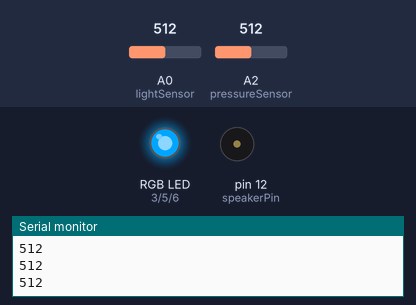
Simulated run of this sketch. Board: Arduino Uno, built with avr-gcc and run on an emulated ATmega328P. Shown: an RGB LED mixed from three pins (HIGH = lit), buzzer (waves = sounding), the last lines printed to the serial monitor. Dashed ring = blinking. The inputs (shaded band) are chosen by the test bench; at power-on: A0 (lightSensor) = 512, A2 (pressureSensor) = 512.

Above: at 0.35 s.
1.3 s: A0 (lightSensor) set to 985
4.3 s: A0 (lightSensor) set to 1018
At 7.2 s:
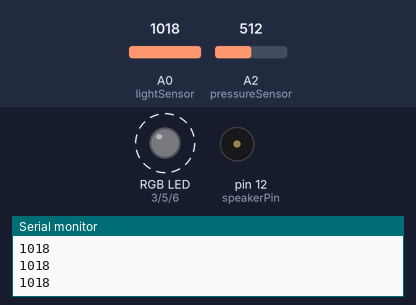
7.3 s: A2 (pressureSensor) set to 483
At 7.8 s:
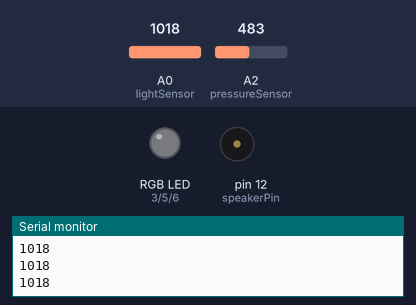
8.8 s: A2 (pressureSensor) set to 510
At 9.0 s:
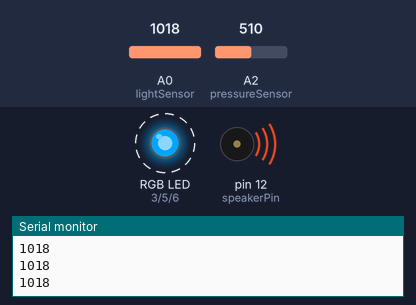
11.8 s: A2 (pressureSensor) set to 490
At 13.71 s:
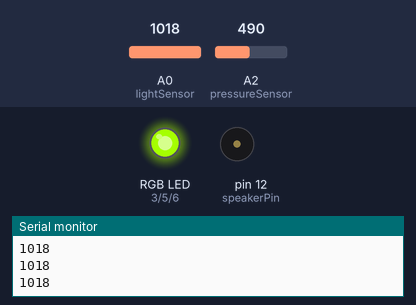
14.8 s: A2 (pressureSensor) set to 511
At 15.36 s:
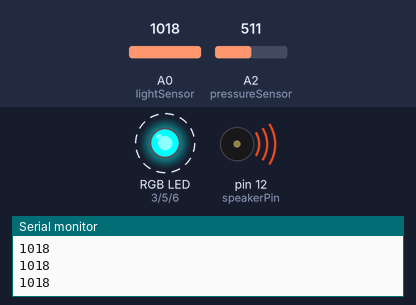
Timing chart, 0 to 18.8 s (numbered marks = the images above; inputs shaded):
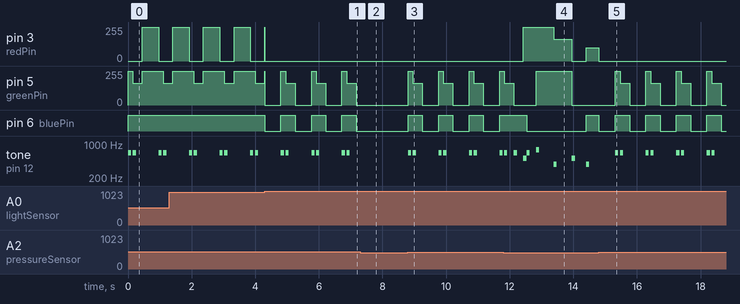

Measured:
- the behaviour switches between 1000 and 1001 on A0 (lightSensor) (found by bisection; images 0 and 1)
- the behaviour switches between 501 and 500 on A2 (pressureSensor) (found by bisection; images 1 and 2)
- after the input at 4.3 s, pin 6 (bluePin): alternates HIGH for 0.45 s and LOW for 0.51 s, starting at once
- after the input at 7.3 s, pin 5 (greenPin): stops changing and stays 0/255; pin 6 (bluePin): stays LOW (without the input it goes to HIGH after 0.39 s); tone on pin 12 (speakerPin): stops changing and stays silent
- after the input at 8.8 s, pin 5 (greenPin): 0/255 → 255/255 at once, then repeats every 0.96 s: 165/255 0.30 s, 0/255 0.51 s, 255/255 0.15 s; pin 6 (bluePin): alternates HIGH for 0.45 s and LOW for 0.51 s, starting at once
- after the input at 11.8 s, pin 3 (redPin): 0/255 → 255/255 after 0.63 s, → 165/255 0.95 s later, → 0/255 0.58 s later, → 100/255 0.45 s later
- after the input at 14.8 s, pin 3 (redPin): goes on until 14.8 s, then stays 0/255
- by itself, pin 5 (greenPin): repeats every 0.96 s: 255/255 0.15 s, 165/255 0.30 s, 0/255 0.51 s

The sketch:

kirby.ino
```cpp
// KIRBY STAR LIGHT
// An Arduino project by Divya Polson and Zara Abraham
// Prototyping Studio Winter 2020
// A5: Nightlight

int redPin = 3;
int greenPin = 5;
int bluePin = 6;
int speakerPin = 12;

int lightSensor = A0;
int pressureSensor = A2;
int lightValue = 0;
int pressureValue = 0;
int currentPressure = 0;

int partyMode = 0;

long previousMillis = 0;
int stopTime = 0;

// SUPER MARIO THEME credit: https://gist.github.com/internalbuffer/749273f46309a83ddc5d17703392616c

int delays[] = {150, 300, 300, 100, 300, 550, 575, 450, 400, 500, 300, 330, 150, 300, 200, 200, 150, 300, 150, 350, 300, 150, 150, 500, 450, 400, 500, 300, 330, 150, 300, 200, 200, 150, 300, 150, 350, 300, 150, 150, 500, 300, 100, 150, 150, 300, 300, 150, 150, 300, 150, 100, 220, 300, 100, 150, 150, 300, 300, 300, 150, 300, 300, 300, 100, 150, 150, 300, 300, 150, 150, 300, 150, 100, 420, 450, 420, 360, 300, 300, 150, 300, 300, 100, 150, 150, 300, 300, 150, 150, 300, 150, 100, 220, 300, 100, 150, 150, 300, 300, 300, 150, 300, 300, 300, 100, 150, 150, 300, 300, 150, 150, 300, 150, 100, 420, 450, 420, 360, 300, 300, 150, 300, 150, 300, 350, 150, 350, 150, 300, 150, 600, 150, 300, 350, 150, 150, 550, 325, 600, 150, 300, 350, 150, 350, 150, 300, 150, 600, 150, 300, 300, 100, 300, 550, 575};
int tone1[] = {660, 660, 660, 510, 660, 770, 380, 510, 380, 320, 440, 480, 450, 430, 380, 660, 760, 860, 700, 760, 660, 520, 580, 480, 510, 380, 320, 440, 480, 450, 430, 380, 660, 760, 860, 700, 760, 660, 520, 580, 480, 500, 760, 720, 680, 620, 650, 380, 430, 500, 430, 500, 570, 500, 760, 720, 680, 620, 650, 1020, 1020, 1020, 380, 500, 760, 720, 680, 620, 650, 380, 430, 500, 430, 500, 570, 585, 550, 500, 380, 500, 500, 500, 500, 760, 720, 680, 620, 650, 380, 430, 500, 430, 500, 570, 500, 760, 720, 680, 620, 650, 1020, 1020, 1020, 380, 500, 760, 720, 680, 620, 650, 380, 430, 500, 430, 500, 570, 585, 550, 500, 380, 500, 500, 500, 500, 500, 500, 500, 580, 660, 500, 430, 380, 500, 500, 500, 500, 580, 660, 870, 760, 500, 500, 500, 500, 580, 660, 500, 430, 380, 660, 660, 660, 510, 660, 770, 380};
int tone2[] = {100, 100, 100, 100, 100, 100, 100, 100, 100, 100, 100, 80, 100, 100, 100, 80, 50, 100, 80, 50, 80, 80, 80, 80, 100, 100, 100, 100, 80, 100, 100, 100, 80, 50, 100, 80, 50, 80, 80, 80, 80, 100, 100, 100, 100, 150, 150, 100, 100, 100, 100, 100, 100, 100, 100, 100, 100, 150, 200, 80, 80, 80, 100, 100, 100, 100, 100, 150, 150, 100, 100, 100, 100, 100, 100, 100, 100, 100, 100, 100, 100, 100, 100, 100, 100, 100, 150, 150, 100, 100, 100, 100, 100, 100, 100, 100, 100, 100, 150, 200, 80, 80, 80, 100, 100, 100, 100, 100, 150, 150, 100, 100, 100, 100, 100, 100, 100, 100, 100, 100, 100, 100, 100, 60, 80, 60, 80, 80, 80, 80, 80, 80, 60, 80, 60, 80, 80, 80, 80, 80, 60, 80, 60, 80, 80, 80, 80, 80, 80, 100, 100, 100, 100, 100, 100, 100};

//RED: 0, 255, 255, ORANGE: 0, 165, 255
//YELLOW: 0, 0, 255, GREEN: 255, 0, 255
//TEAL: 255, 0, 0, BLUE: 255, 255, 0
//PURPLE: 165, 255, 0, WHITE: 0, 0, 0

int redVal[] = {0, 0, 0, 255, 255, 255, 165, 0};
int greenVal[] = {255, 165, 0, 0, 0, 255, 255, 0};
int blueVal[] = {255, 255, 255, 255, 0, 0, 0, 0};

void setup() {
  pinMode(redPin, OUTPUT);
  pinMode(greenPin, OUTPUT);
  pinMode(bluePin, OUTPUT);
  Serial.begin(9600);
  pinMode(speakerPin, OUTPUT);
}

void loop() {
  lightValue = analogRead(lightSensor);
  pressureValue = analogRead(pressureSensor);

  unsigned long currentMillis = millis();

  Serial.println(lightValue);

  // turns light on once room is dark
  if (lightValue <= 1000) {
    setColor(255,255,255);
  } else {
    setColor(0, 0, 0);
  }

  // activates party mode when force sensitive resistor is pressed
  if (pressureValue > 500 && currentMillis > stopTime) {
    partyMode = 1;
  }

  // plays mario theme song and cycles through rainbow LEDs
  if (partyMode == 1) {
    for (int i = 0; i < 155; i++) {
      currentPressure = analogRead(pressureSensor);
      // toggles out of party mode if input sensor is pressed again
      if (i > 1) {
        if (currentPressure > 500) {
          stopTime = millis() + 500;
          partyMode = 0;
          break;
        }
      }
      setColor(redVal[i % 9], greenVal[i % 9], blueVal[i % 9]);
      tone(speakerPin, tone1[i], tone2[i]);
      delay(delays[i]);
      setColor(255, 255, 255);
    }
    noTone(speakerPin);
  }
}


void setColor(int redValue, int greenValue, int blueValue) {
  analogWrite(redPin, redValue);
  analogWrite(greenPin, greenValue);
  analogWrite(bluePin, blueValue);
}
```
